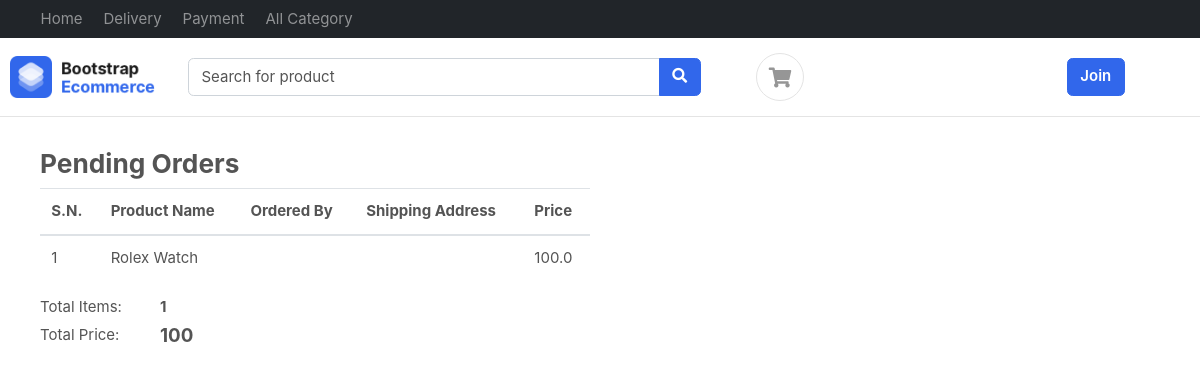
/accounts/view-order/0dc44790692e4d70abe74aa14953ad1f/, run on the app's committed database.
### accounts/models.py (models this page shows, shortened)
class CartItems(BaseModel):
    cart = models.ForeignKey(Cart, on_delete=models.CASCADE, null=True, blank=True,related_name='cart_items')
    product = models.ForeignKey(Product, on_delete=models.CASCADE, related_name="product")

class Order(BaseModel):
    cart = models.OneToOneField(Cart, on_delete=models.CASCADE, null=True, blank=True,related_name='orders')
    ordered_by = models.CharField(max_length=200)
    shipping_address = models.CharField(max_length=200)
    mobile = models.CharField(max_length=15)
    email = models.EmailField(null = True, blank=True)
    total = models.PositiveIntegerField()
    order_status = models.CharField(max_length=50, choices = ORDER_STATUS, default = ORDER_STATUS[0][0])
    payment_method = models.CharField(max_length = 50, choices = PAYMENT, default = PAYMENT[0][0])
    payment_completed = models.BooleanField(default=False, null = True, blank = True)

class Cart(BaseModel):
    user = models.ForeignKey(User, on_delete=models.SET_NULL, related_name='carts', null=True, blank=True)
    is_checkedout = models.BooleanField(default=False)
    def get_total_cartitems(self):
        total = self.cart_items.all().count()
        return total

### products/models.py (models this page shows, shortened)
class Product(BaseModel):
    product_name = models.CharField(max_length=250)
    slug = models.SlugField(unique=True, null=True, blank=True)
    category = models.ForeignKey(Category, on_delete=models.CASCADE, related_name="products")
    owner = models.ForeignKey(User, on_delete=models.SET_NULL, null=True, blank=True)
    price = models.FloatField()
    product_description = models.TextField()
    view_count = models.PositiveIntegerField(default=0)

### accounts/views.py (the view)
# urls.py: path('view-order/<uid>/', view_order, name="view_order"),
def view_order(request, uid):
    orderObj = Order.objects.get(uid = uid)
    order_items = CartItems.objects.filter(cart = orderObj.cart)
    context = {
        'items' : order_items,
        'order' : orderObj,
    }
    return render(request, 'accounts/view_order.html', context)

### templates/accounts/view_order.html
{% extends 'base/base.html' %}
{%block start%}
<div class="container" style="margin-top:2rem">
    <div class="row">
        <div class="col-md-6">
            <h3>Pending Orders</h3>
            <table class="table">
                <thead>
                    <tr>
                        <th>S.N.</th>
                        <th>Product Name</th>
                        <th>Ordered By</th>
                        <th>Shipping Address</th>
                        <th>Price</th>
                    </tr>
                </thead>
                <tbody>
                    {% for order in items%}
                    <tr>
                        <td>{{forloop.counter}}</td>
                        <td>{{order.product.product_name}}</td>
                        <td>{{request.user.first_name | title}} {{request.user.last_name | title}}</td>
                        <td>{{request.user.profile.address}}</td>
                        <td>{{order.product.price}}</td>
                    </tr>
                   {%endfor%}
                </tbody>
            </table>
            </div>
    </div>
                <dl class="dlist-align">
                  <dt>Total Items:</dt>
                  <dd class="text-left"><strong>{{order.cart.get_total_cartitems}}</strong></dd>
                </dl>
                <dl class="dlist-align">
                  <dt>Total Price:</dt>
                  <dd class="text-left  h5"><strong>{{order.total}}</strong></dd>
                </dl>
    </div>
{%endblock%}

### public/static/css/ui.css (style rules this page uses)
html { font-family: 'Inter', sans-serif; font-size: 15px; }
[class*="dlist-"] { margin-bottom: 5px; }
[class*="dlist-"] dd { margin-bottom: 0; }
.dlist-align { display: flex; }
.dlist-align dt { width: 120px; word-wrap: break-word; font-weight: normal; }
.dlist-align dd { flex-grow: 1; }

### data on the page
CartItems: product.product_name "Rolex Watch", product.price "100.0"
Order: cart.get_total_cartitems "1", total "100"
